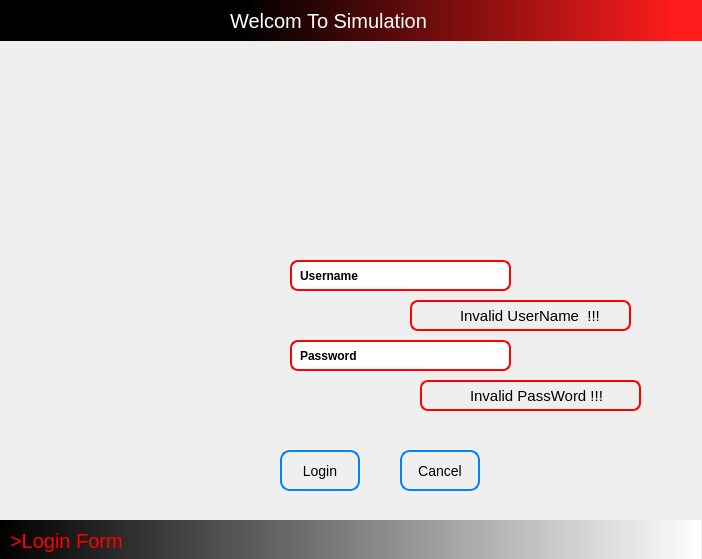
<?xml version="1.0" encoding="UTF-8"?>
<ui version="4.0">
 <class>Auth</class>
 <widget class="QWidget" name="Auth">
  <property name="windowModality">
   <enum>Qt::WindowModal</enum>
  </property>
  <property name="geometry">
   <rect>
    <x>0</x>
    <y>0</y>
    <width>702</width>
    <height>559</height>
   </rect>
  </property>
  <property name="sizePolicy">
   <sizepolicy hsizetype="Fixed" vsizetype="Fixed">
    <horstretch>0</horstretch>
    <verstretch>0</verstretch>
   </sizepolicy>
  </property>
  <property name="minimumSize">
   <size>
    <width>702</width>
    <height>559</height>
   </size>
  </property>
  <property name="maximumSize">
   <size>
    <width>702</width>
    <height>16777215</height>
   </size>
  </property>
  <property name="windowTitle">
   <string>Form</string>
  </property>
  <property name="windowIcon">
   <iconset resource="img.qrc">
    <normaloff>:/icon/stack.png</normaloff>:/icon/stack.png</iconset>
  </property>
  <property name="styleSheet">
   <string notr="true">QLineEdit{
border-color: red;
border-style:solid;
border-width:2px;
border-radius:8px;
}
QLineEdit:hover{
background-color:rgb(251, 255, 201)
}

QPushButton:hover{
	background-color:red;
}</string>
  </property>
  <widget class="QLabel" name="lblUSer">
   <property name="geometry">
    <rect>
     <x>300</x>
     <y>260</y>
     <width>71</width>
     <height>31</height>
    </rect>
   </property>
   <property name="font">
    <font>
     <weight>75</weight>
     <bold>true</bold>
    </font>
   </property>
   <property name="text">
    <string>Username</string>
   </property>
  </widget>
  <widget class="QLabel" name="lblPAss">
   <property name="geometry">
    <rect>
     <x>300</x>
     <y>340</y>
     <width>71</width>
     <height>31</height>
    </rect>
   </property>
   <property name="font">
    <font>
     <weight>75</weight>
     <bold>true</bold>
    </font>
   </property>
   <property name="text">
    <string>Password</string>
   </property>
  </widget>
  <widget class="QPushButton" name="pushButton">
   <property name="geometry">
    <rect>
     <x>280</x>
     <y>450</y>
     <width>80</width>
     <height>41</height>
    </rect>
   </property>
   <property name="acceptDrops">
    <bool>false</bool>
   </property>
   <property name="styleSheet">
    <string notr="true">QPushButton{
	border-color: rgb(0, 132, 255);
	border-style:solid;
	border-radius:10px;
	border-width:2px;
	color:#000;
	font-size:14px;
}
QPushButton:hover{
	background-color: rgb(11, 166, 9);	
	color:#fff;
}</string>
   </property>
   <property name="text">
    <string>Login</string>
   </property>
   <property name="autoRepeatDelay">
    <number>500</number>
   </property>
   <property name="autoRepeatInterval">
    <number>500</number>
   </property>
   <property name="flat">
    <bool>false</bool>
   </property>
  </widget>
  <widget class="QPushButton" name="pushButton_2">
   <property name="geometry">
    <rect>
     <x>400</x>
     <y>450</y>
     <width>80</width>
     <height>41</height>
    </rect>
   </property>
   <property name="acceptDrops">
    <bool>false</bool>
   </property>
   <property name="styleSheet">
    <string notr="true">QPushButton{
	border-color: rgb(0, 132, 255);
	border-style:solid;
	border-radius:10px;
	border-width:2px;
	font-size:14px;
	color:#000;
}
QPushButton:hover{
	color:#fff;
}</string>
   </property>
   <property name="text">
    <string>Cancel</string>
   </property>
   <property name="autoRepeatDelay">
    <number>500</number>
   </property>
   <property name="autoRepeatInterval">
    <number>500</number>
   </property>
   <property name="flat">
    <bool>false</bool>
   </property>
  </widget>
  <widget class="QLineEdit" name="edtUser">
   <property name="geometry">
    <rect>
     <x>290</x>
     <y>260</y>
     <width>221</width>
     <height>31</height>
    </rect>
   </property>
   <property name="font">
    <font>
     <pointsize>12</pointsize>
    </font>
   </property>
   <property name="alignment">
    <set>Qt::AlignCenter</set>
   </property>
  </widget>
  <widget class="QLineEdit" name="edtPass">
   <property name="geometry">
    <rect>
     <x>290</x>
     <y>340</y>
     <width>221</width>
     <height>31</height>
    </rect>
   </property>
   <property name="font">
    <font>
     <pointsize>12</pointsize>
    </font>
   </property>
   <property name="alignment">
    <set>Qt::AlignCenter</set>
   </property>
  </widget>
  <widget class="QWidget" name="widget_2" native="true">
   <property name="geometry">
    <rect>
     <x>-10</x>
     <y>40</y>
     <width>731</width>
     <height>181</height>
    </rect>
   </property>
   <property name="styleSheet">
    <string notr="true">image: url(:/icon/img.jpg);</string>
   </property>
  </widget>
  <widget class="QWidget" name="widget" native="true">
   <property name="geometry">
    <rect>
     <x>0</x>
     <y>170</y>
     <width>171</width>
     <height>351</height>
    </rect>
   </property>
   <property name="styleSheet">
    <string notr="true">image: url(:/lock/lock.png);</string>
   </property>
  </widget>
  <widget class="QWidget" name="errorUser" native="true">
   <property name="geometry">
    <rect>
     <x>410</x>
     <y>300</y>
     <width>221</width>
     <height>31</height>
    </rect>
   </property>
   <property name="styleSheet">
    <string notr="true">border-color:red;
border-style:solid;
border-width:2px;
border-radius:8px;</string>
   </property>
   <widget class="QWidget" name="widget_5" native="true">
    <property name="geometry">
     <rect>
      <x>10</x>
      <y>0</y>
      <width>31</width>
      <height>31</height>
     </rect>
    </property>
    <property name="styleSheet">
     <string notr="true">border-width:0px;
image: url(:/icon/attantion.png);</string>
    </property>
   </widget>
   <widget class="QLabel" name="label_3">
    <property name="geometry">
     <rect>
      <x>50</x>
      <y>5</y>
      <width>161</width>
      <height>21</height>
     </rect>
    </property>
    <property name="font">
     <font>
      <pointsize>11</pointsize>
     </font>
    </property>
    <property name="styleSheet">
     <string notr="true">border-width:0px;</string>
    </property>
    <property name="text">
     <string>Invalid UserName  !!!</string>
    </property>
   </widget>
  </widget>
  <widget class="QWidget" name="errorPass" native="true">
   <property name="geometry">
    <rect>
     <x>420</x>
     <y>380</y>
     <width>221</width>
     <height>31</height>
    </rect>
   </property>
   <property name="styleSheet">
    <string notr="true">border-color:red;
border-style:solid;
border-width:2px;
border-radius:8px;</string>
   </property>
   <widget class="QWidget" name="widget_6" native="true">
    <property name="geometry">
     <rect>
      <x>10</x>
      <y>0</y>
      <width>31</width>
      <height>31</height>
     </rect>
    </property>
    <property name="styleSheet">
     <string notr="true">border-width:0px;
image: url(:/icon/attantion.png);</string>
    </property>
   </widget>
   <widget class="QLabel" name="label_4">
    <property name="geometry">
     <rect>
      <x>50</x>
      <y>5</y>
      <width>151</width>
      <height>21</height>
     </rect>
    </property>
    <property name="font">
     <font>
      <pointsize>11</pointsize>
     </font>
    </property>
    <property name="styleSheet">
     <string notr="true">border-width:0px;</string>
    </property>
    <property name="text">
     <string>Invalid PassWord !!!</string>
    </property>
   </widget>
  </widget>
  <widget class="QWidget" name="widget_7" native="true">
   <property name="geometry">
    <rect>
     <x>0</x>
     <y>520</y>
     <width>701</width>
     <height>41</height>
    </rect>
   </property>
   <property name="styleSheet">
    <string notr="true">background-color: qlineargradient(spread:pad, x1:0, y1:0, x2:1, y2:0, stop:0 rgba(0, 0, 0, 255), stop:1 rgba(255, 255, 255, 255));</string>
   </property>
   <widget class="QLabel" name="label_5">
    <property name="geometry">
     <rect>
      <x>10</x>
      <y>0</y>
      <width>131</width>
      <height>41</height>
     </rect>
    </property>
    <property name="styleSheet">
     <string notr="true">background-color:transparent;
color:red;
font-size:20px;</string>
    </property>
    <property name="text">
     <string>&gt;Login Form</string>
    </property>
   </widget>
  </widget>
  <widget class="QWidget" name="widget_8" native="true">
   <property name="geometry">
    <rect>
     <x>230</x>
     <y>250</y>
     <width>51</width>
     <height>41</height>
    </rect>
   </property>
   <property name="styleSheet">
    <string notr="true">image: url(:/Auth/user.png);</string>
   </property>
  </widget>
  <widget class="QWidget" name="widget_9" native="true">
   <property name="geometry">
    <rect>
     <x>230</x>
     <y>330</y>
     <width>51</width>
     <height>41</height>
    </rect>
   </property>
   <property name="styleSheet">
    <string notr="true">image: url(:/Auth/key2.png);</string>
   </property>
  </widget>
  <widget class="QWidget" name="widget_10" native="true">
   <property name="geometry">
    <rect>
     <x>0</x>
     <y>0</y>
     <width>711</width>
     <height>41</height>
    </rect>
   </property>
   <property name="styleSheet">
    <string notr="true">background-color: qlineargradient(spread:pad, x1:0, y1:0, x2:1, y2:0, stop:0.342105 rgba(0, 0, 0, 255), stop:0.952632 rgba(255, 28, 28, 255));</string>
   </property>
   <widget class="QLabel" name="label_6">
    <property name="geometry">
     <rect>
      <x>230</x>
      <y>0</y>
      <width>231</width>
      <height>41</height>
     </rect>
    </property>
    <property name="font">
     <font>
      <pointsize>-1</pointsize>
     </font>
    </property>
    <property name="styleSheet">
     <string notr="true">background-color:transparent;
color:#fff;
font-size:20px;</string>
    </property>
    <property name="text">
     <string>Welcom To Simulation </string>
    </property>
   </widget>
  </widget>
  <zorder>edtPass</zorder>
  <zorder>edtUser</zorder>
  <zorder>lblUSer</zorder>
  <zorder>lblPAss</zorder>
  <zorder>pushButton</zorder>
  <zorder>pushButton_2</zorder>
  <zorder>widget_2</zorder>
  <zorder>widget</zorder>
  <zorder>errorUser</zorder>
  <zorder>errorPass</zorder>
  <zorder>widget_7</zorder>
  <zorder>widget_8</zorder>
  <zorder>widget_9</zorder>
  <zorder>widget_10</zorder>
 </widget>
 <resources>
  <include location="img.qrc"/>
 </resources>
 <connections/>
</ui>
